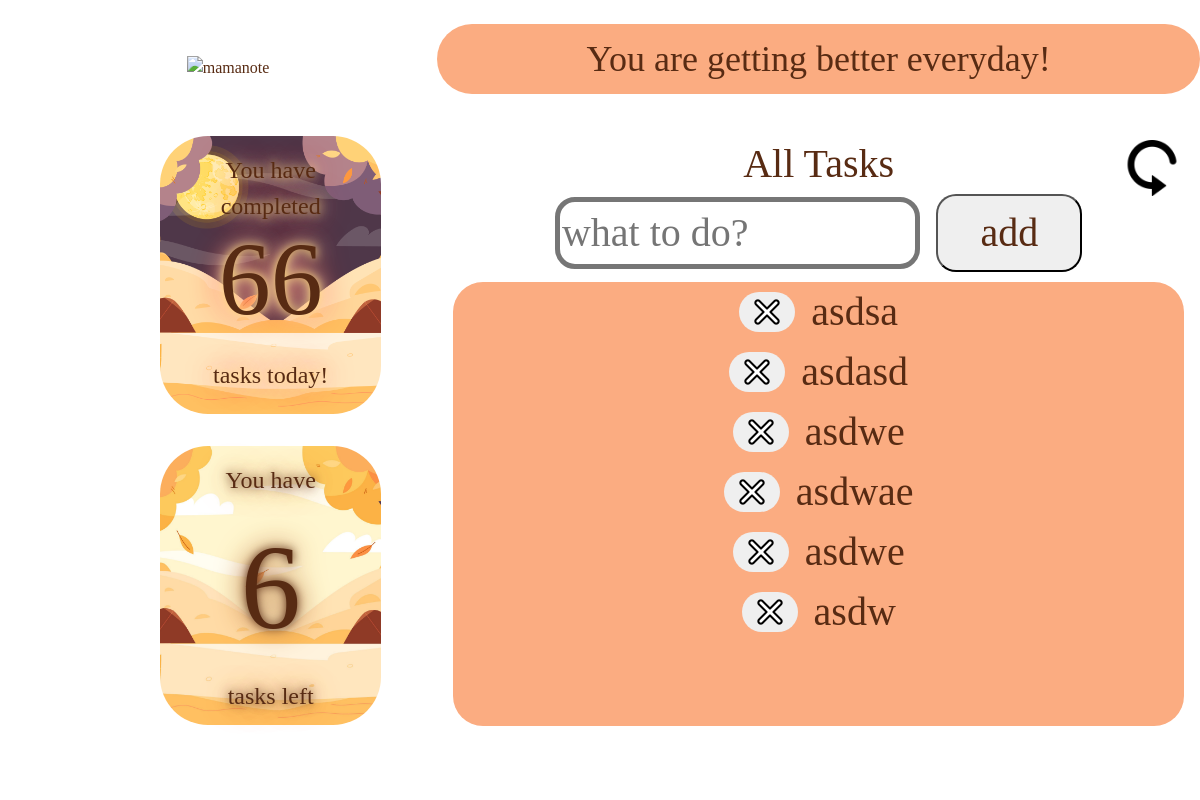
The page /todo (signed in) on the database its author committed.
### website/model.py (models this page shows)
class Todo(db.Model):
    id = mapped_column(Integer, primary_key=True)
    user_id = mapped_column(Integer, ForeignKey('user.id'))
    text = mapped_column(String(200))
    complete = mapped_column(Boolean)

### website/views.py (the view)
@views.route('/todo')
@login_required
def todoshow():
    incomplete = Todo.query.filter_by(user_id=current_user.id, complete=False).all() # *
    complete = Todo.query.filter_by(user_id=current_user.id, complete=True).all() # *
    return render_template('todo.html', incomplete=incomplete, complete=complete) # *

### website/__init__.py (called while the page is built)
def create_app():
    app = Flask(__name__)
    app.config['SECRET_KEY'] = 'we have to set secret key'
    app.config['SQLALCHEMY_DATABASE_URI'] = f'sqlite:///{DB_NAME}' # f-string
    db.init_app(app)
    from .views import views
    from .auth import auth
    app.register_blueprint(views, url_prefix='/')
    app.register_blueprint(auth, url_prefix='/')
    from .model import User, Todo, Finance
    with app.app_context():
        db.create_all()
    login_manager = LoginManager()
    login_manager.login_view = 'auth.login'
    login_manager.init_app(app)
    @login_manager.user_loader
    def load_user(id):
        return User.query.get(int(id))
    return app

### website/templates/todo.html (shortened to what this page needs)
<!DOCTYPE html>
<html lang="en">
<head>
    <link rel="stylesheet" href="../static/stylehome.css">
    <link rel="stylesheet" href="../static/bootstrap tp/css/bootstrap.min.css">
    <link href="https://db.onlinewebfonts.com/c/b9b4e2e298a645a5868a6fa0c08bede3?family=Oduda+Bold" rel="stylesheet">
</head>
<body style="background: none; padding: 0;" class="funcce d-flex">
    <section class="note d-flex flex-column" id="note">
        <div class="notecolumn d-flex w-100 h-100">
            <div class="cheerupbg d-flex">
                <div class="complete d-flex"><span class="mestodo">You have completed</span><div>{{ complete|length }}</div><span class="mestodo">tasks today!</span></div>
                <img src="../static/momnote.png" alt="mamanote" class="mamanote">
                <div class="left d-flex"><span class="mestodo">You have</span>{{ incomplete|length }}<span class="mestodo">tasks left</span></div>
            </div>
                <div class="notecolumn2 d-flex flex-column w-100">
                    <div class="quote">You are getting better everyday!</div>
                    <div class="alltasks d-flex">All Tasks
                        <div class="inpull">
                            <form action="{{ url_for('views.add') }}" method="POST" class="todo d-flex">
                            <input type="text" name="todoitem" class="insert" placeholder="what to do?">
                                <input type="submit" value="add" class="add">
                            </form>
                        </div>
                        <div class="box-ul">
                            <br>
                            <ul class="ulto">
                                {% for todo in incomplete %}
                                <li style="font-size: 5vh; list-style: none; display: flex; justify-content: center;" >
                                    <a href="{{ url_for('views.complete', id=todo.id) }}" class="tobut"><button class="del"><img class="xcross" src="../static/cross-mark.png"></button></a>{{ todo.text }}</li>
                                {% endfor %}
                            </ul>
                        </div>
                        <a href="javascript:location.reload(true)" class="reload" target="_parent"><img src="../static/reload-svgrepo-com.png" class="picre w-100 "></a>
                    </div>
                </div>
        </div>
    </section>
</body>
</html>

### website/static/stylehome.css (style rules this page uses)
* { font-family: "Oduda Bold"; color: #582b13; }
body { background: radial-gradient(circle, #ffbb96, #ffeee5, #FFF6EC); background-attachment: fixed; padding: 3vh; padding-top: 0; flex-direction: column; background-position: center; }
.xcross { width: 4vh; }
.del { display: flex; justify-content: center; display: flex; width: 7vh; height:5vh; border: none; align-items: center; border-radius: 3vh; padding: 0; }
.tobut { display: flex; justify-content: center; align-items: center; margin-right: 2vh; }
.note { position: relative; padding-top: 3vh; height: 98vh; padding-left: 8rem; width: 100%; }
.notecolumn { flex-direction: row; }
.cheerupbg { flex-direction: column; background-color: #fff; border-radius: 3rem; margin-right: 3vh; height: 100%; padding: 4vh; width: 35%; align-items: center; }
.notecolumn2 { height: 100%; }
.quote { background-color: #fbac81; border-radius: 3rem; margin-bottom: 3vh; height: 10%; font-size: 4.5vh; padding: 1vh; text-align: center; }
.mamanote { position: absolute; width: 14%; }
.mestodo { font-size: 3vh; height: 20%; }
.complete { background: url(../static/home_todo_complete.png); background-position: center; background-size: cover; flex-direction: column; border-radius: 3rem; width: 100%; height: 40%; z-index: 1; margin-top: 10vh; text-align: center; padding: 2vh; color: #FFF6EC; text-shadow: 0 0 10px rgb(255, 221, 120), 0 0 20px #FFF6EC, 0 0 30px rgb(255, 38, 0); font-size: 13vh; }
.left { background: url(../static/5686651.jpg); background-position: center; background-size: cover; flex-direction: column; border-radius: 3rem; width: 100%; height: 40%; margin-top: 4vh; z-index: 1; text-align: center; padding: 2vh; color: #582b13; text-shadow: 0 0 10px #582b13, 0 0 20px rgb(217, 184, 146), 0 0 30px rgb(178, 87, 17); font-size: 15vh; }
.alltasks { display: flex; flex-direction: column; background-color: #fff; border-radius: 3rem; padding: 2vh; font-size: 5vh; text-align: center; height: 100%; position: relative; }
.reload { height: 7vh; width: 7vh; position: absolute; left: 90%; }
.box-ul { display: flex; height: 70%; align-content: flex-start; width: 100%; justify-content: center; margin-top: 10px; }
.add { border-radius: 20px; font-size: 5vh; padding: 7px; width: 20%; justify-content: center; }
.insert { border-radius: 20px; border-width: 5px; border-style: solid; width: 50%; }
.ulto { border-radius: 30px; margin: 0; padding: 0; height: 100%; width: 100%; background-color: #fbac81; overflow: auto; }
.todo { justify-content: center; align-items: center; gap: 2vh; }

### rows shown on the page
Todo: text "asdsa"
Todo: text "asdasd"
Todo: text "asdwe"
Todo: text "asdwae"
Todo: text "asdwe"
Todo: text "asdw"

### other values the page prints
{{ complete|length }} "66"
{{ incomplete|length }} "6"
